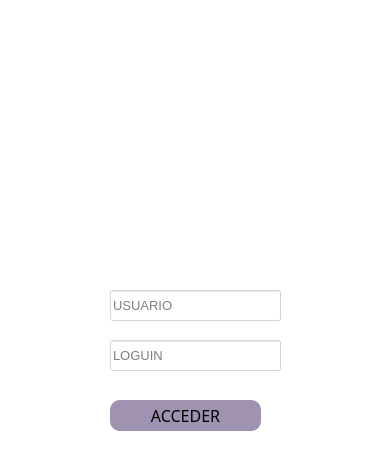
<?xml version="1.0" encoding="UTF-8"?>
<ui version="4.0">
 <class>MainWindow</class>
 <widget class="QMainWindow" name="MainWindow">
  <property name="geometry">
   <rect>
    <x>0</x>
    <y>0</y>
    <width>366</width>
    <height>458</height>
   </rect>
  </property>
  <property name="windowTitle">
   <string>MainWindow</string>
  </property>
  <property name="styleSheet">
   <string notr="true">background-color: rgb(255, 255, 255);</string>
  </property>
  <widget class="QWidget" name="centralwidget">
   <widget class="QPushButton" name="pbAcceder_alumno">
    <property name="geometry">
     <rect>
      <x>110</x>
      <y>400</y>
      <width>151</width>
      <height>31</height>
     </rect>
    </property>
    <property name="font">
     <font>
      <family>Dubai Medium</family>
      <pointsize>12</pointsize>
     </font>
    </property>
    <property name="styleSheet">
     <string notr="true">QPushButton{

	background-color:rgb(205, 187, 227);
	background-color: rgb(160, 146, 177);
	border-radius:10px;
	border:10px;
}


QPushButton:hover{
background-color: rgb(170, 255, 127);
	border-radius:10px;
	border: 10px;
}
</string>
    </property>
    <property name="text">
     <string>ACCEDER</string>
    </property>
    <property name="icon">
     <iconset>
      <normaloff>../imagenes/icono_home.png</normaloff>../imagenes/icono_home.png</iconset>
    </property>
    <property name="iconSize">
     <size>
      <width>40</width>
      <height>40</height>
     </size>
    </property>
   </widget>
   <widget class="QLabel" name="label_2">
    <property name="geometry">
     <rect>
      <x>30</x>
      <y>10</y>
      <width>311</width>
      <height>71</height>
     </rect>
    </property>
    <property name="styleSheet">
     <string notr="true"/>
    </property>
    <property name="text">
     <string/>
    </property>
    <property name="pixmap">
     <pixmap>../imagenes/Logo.png</pixmap>
    </property>
    <property name="scaledContents">
     <bool>true</bool>
    </property>
   </widget>
   <widget class="QLabel" name="label_3">
    <property name="geometry">
     <rect>
      <x>20</x>
      <y>110</y>
      <width>331</width>
      <height>331</height>
     </rect>
    </property>
    <property name="styleSheet">
     <string notr="true">background-color: rgba(255, 255, 255, 0);</string>
    </property>
    <property name="text">
     <string extracomment="PASSWORD"/>
    </property>
    <property name="pixmap">
     <pixmap>../imagenes/login alumno.png</pixmap>
    </property>
    <property name="scaledContents">
     <bool>true</bool>
    </property>
   </widget>
   <widget class="QLineEdit" name="lineEdit_Usuario">
    <property name="geometry">
     <rect>
      <x>110</x>
      <y>290</y>
      <width>171</width>
      <height>31</height>
     </rect>
    </property>
    <property name="font">
     <font>
      <pointsize>10</pointsize>
     </font>
    </property>
    <property name="contextMenuPolicy">
     <enum>Qt::PreventContextMenu</enum>
    </property>
    <property name="styleSheet">
     <string notr="true">QLineEdit{
	
	background-color: rgba(255, 255, 255, 150);
border: .3px solid
}
</string>
    </property>
    <property name="text">
     <string notr="true" extracomment="PASSWORD"/>
    </property>
    <property name="echoMode">
     <enum>QLineEdit::Normal</enum>
    </property>
    <property name="placeholderText">
     <string>USUARIO</string>
    </property>
   </widget>
   <widget class="QLineEdit" name="lineEdit_login">
    <property name="geometry">
     <rect>
      <x>110</x>
      <y>340</y>
      <width>171</width>
      <height>31</height>
     </rect>
    </property>
    <property name="font">
     <font>
      <pointsize>10</pointsize>
     </font>
    </property>
    <property name="styleSheet">
     <string notr="true">QLineEdit{
background-color: rgba(255, 255, 255, 150);
border: .3px solid
}
</string>
    </property>
    <property name="text">
     <string notr="true"/>
    </property>
    <property name="echoMode">
     <enum>QLineEdit::Password</enum>
    </property>
    <property name="placeholderText">
     <string>LOGUIN</string>
    </property>
   </widget>
   <zorder>label_3</zorder>
   <zorder>pbAcceder_alumno</zorder>
   <zorder>label_2</zorder>
   <zorder>lineEdit_Usuario</zorder>
   <zorder>lineEdit_login</zorder>
  </widget>
 </widget>
 <resources/>
 <connections/>
</ui>
